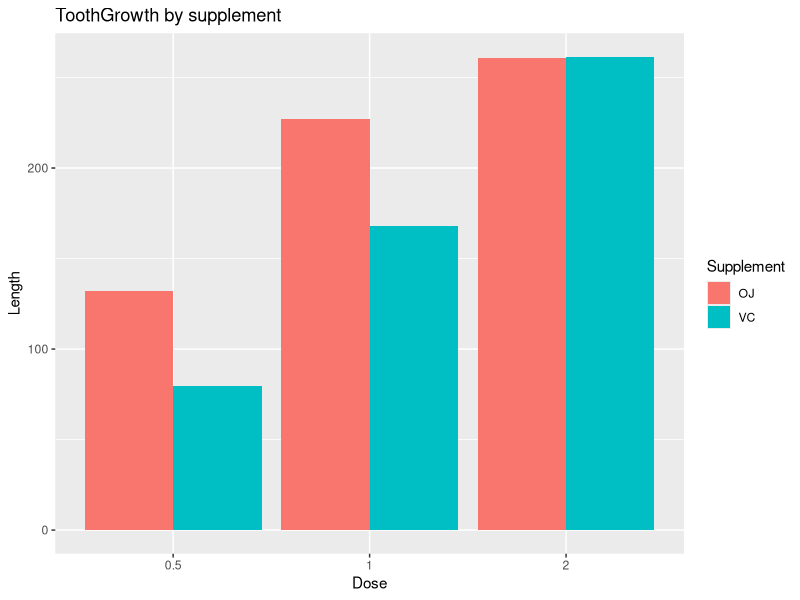

Write the R code that produced this figure.
## ---- chunk 1
data(ToothGrowth)

library(ggplot2)
library(dplyr)

filtered <- ToothGrowth %>% 
    group_by(supp, dose) %>% 
    summarise_each(funs(sum(len))) %>% 
    as.data.frame()

filtered$dose <- as.factor(filtered$dose)

names(filtered) <- c("Supplement","Dose",'Length')

g <- ggplot(data = filtered, 
    aes(x = Dose, y = Length))
g <- g + geom_bar(stat = "identity", 
    aes(fill=Supplement), 
    position=position_dodge())
g <- g + labs(title = "ToothGrowth by supplement")
print(g)
## ---- chunk 2
summary(ToothGrowth)
## ---- chunk 3
calculateIntervals <- function(g1, g2) {
    
    # Get the mean
    g1m <- mean(g1)
    g2m <- mean(g2)
    
    # Get the standard deviation
    g1s <- sd(g1)
    g2s <- sd(g2)
    
    # Get the number of each collection
    g1n <- length(g1)
    g2n <- length(g2)
    
    # Get the degrees of freedom
    df <- (g1s^2/g1n + g2s^2/g2n)^2 / ((g1s^2/g1n)^2/(g1n-1) + (g2s^2/g2n)^2/(g2n-1))
    
    # Calculate the confidence interval for 5% of both sides using T Student's
    int <- (g1m - g2m) + c(-1,1) * qt(.975, df) * sqrt(g1s^2/g1n + g2s^2/g2n)
    
    return(int)
}

calculatePValue <- function(g1, g2) {
    
    # Order to get from the smaller to greater
    if(mean(g1) > mean(g2)) {
        aux <- g1
        g1 <- g2
        g2 <- aux
    }
        
    # Get the mean
    g1m <- mean(g1)
    g2m <- mean(g2)
    
    # Get the standard deviation
    g1s <- sd(g1)
    g2s <- sd(g2)
    
    # Get the number of each collection
    g1n <- length(g1)
    g2n <- length(g2)
    
    # Get the degrees of freedom
    df <- (g1s^2/g1n + g2s^2/g2n)^2 / ((g1s^2/g1n)^2/(g1n-1) + (g2s^2/g2n)^2/(g2n-1))
    
    # Get T statistic
    t <- (g1m - g2m) / sqrt(g1s^2/g1n + g2s^2/g2n)
    
    # Return the p-value
    return(2 * pt(t, df))
    
}
## ---- chunk 4
g1 <- ToothGrowth$len[ToothGrowth$supp == "OJ"]
g2 <- ToothGrowth$len[ToothGrowth$supp == "VC"]
calculateIntervals(g1, g2)
## ---- chunk 5
g1 <- ToothGrowth$len[ToothGrowth$supp == "OJ"]
g2 <- ToothGrowth$len[ToothGrowth$supp == "VC"]
calculatePValue(g1, g2)
## ---- chunk 6
g1 <- ToothGrowth$len[ToothGrowth$dose == 0.5]
g2 <- ToothGrowth$len[ToothGrowth$dose == 1.0]
calculateIntervals(g1, g2)
## ---- chunk 7
g1 <- ToothGrowth$len[ToothGrowth$dose == 0.5]
g2 <- ToothGrowth$len[ToothGrowth$dose == 1.0]
calculatePValue(g1, g2)
## ---- chunk 8
g1 <- ToothGrowth$len[ToothGrowth$dose == 0.5]
g2 <- ToothGrowth$len[ToothGrowth$dose == 2.0]
calculateIntervals(g1, g2)
## ---- chunk 9
g1 <- ToothGrowth$len[ToothGrowth$dose == 0.5]
g2 <- ToothGrowth$len[ToothGrowth$dose == 2.0]
calculatePValue(g1, g2)
## ---- chunk 10
g1 <- ToothGrowth$len[ToothGrowth$dose == 1.0]
g2 <- ToothGrowth$len[ToothGrowth$dose == 2.0]
calculateIntervals(g1, g2)
## ---- chunk 11
g1 <- ToothGrowth$len[ToothGrowth$dose == 1.0]
g2 <- ToothGrowth$len[ToothGrowth$dose == 2.0]
calculatePValue(g1, g2)
